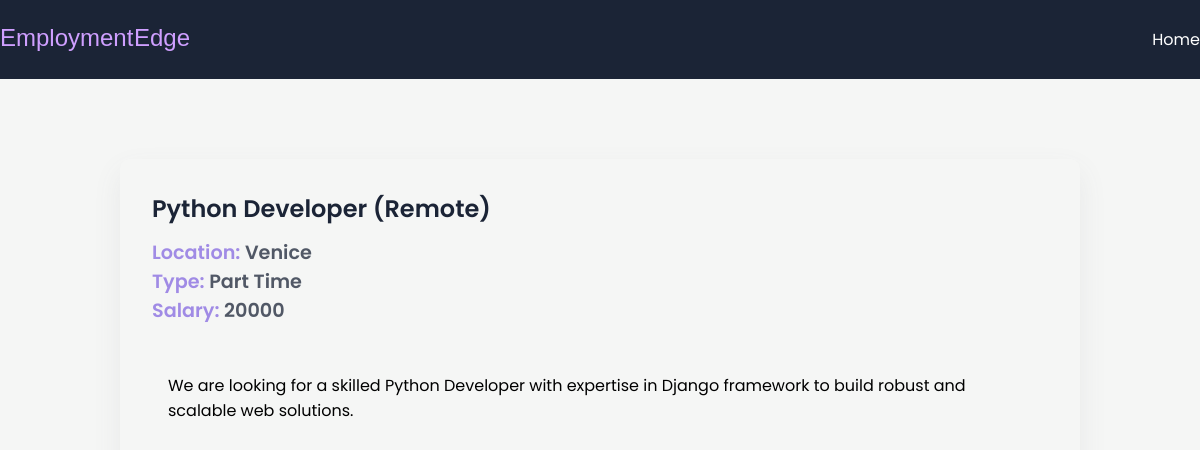
Screenshot of /job/12 with the database file from the repository.
### app/models.py (models this page shows, shortened)
class JobPost(models.Model):
    JOB_TYPE_CHOICES=[
        ('Full Time','Full Time'),
        ('Part Time','Part Time'),
        ('Contract','Contract'),
        ('Internship','Internship'),
        ('Freelance','Freelance'),
    ]
    title=models.CharField(max_length=50)
    description=models.TextField()
    date=models.DateTimeField(auto_now_add=True)
    expiry=models.DateField(null=True)
    salary=models.IntegerField()
    slug =models.SlugField(null=True,max_length=40,unique=True)
    location=models.OneToOneField(location,on_delete=models.CASCADE, null=True)
    author=models.ForeignKey(author,null=True,on_delete=models.CASCADE)
    skills=models.ManyToManyField(skills,)
    job_type=models.CharField(max_length=200,null=False,choices=JOB_TYPE_CHOICES)

class location(models.Model):
    street = models.CharField(max_length=100)
    city = models.CharField(max_length=100)
    state=models.CharField(max_length=100)
    country=models.CharField(max_length=100)
    zip=models.CharField(max_length=100)

### app/views.py (the view)
# urls.py: path("job/<int:id>",jobdetail,name='jobdetail'), #  would work
def jobdetail(request,id):
    if id==0:
        return redirect(reverse('alljobs'))
    data=JobPost.objects.get(id=id)
    context={'data':data}
    return render(request,'app/jobdetail.html',context=context)

### app/templates/app/jobdetail.html (shortened to what this page needs)
{% extends 'base.html' %}
{% block content %}
<section>
  <div class="container">
    <div class="view-post">
      <h1 class="jobtitle">
         {{ data.title }}
      </h1>
      <p class="location it">Location: <span> {{data.location.city}}</span></p>
      <p class="status it">Type: <span> {{data.job_type}}</span></p>
      <p class="budget it">Salary: <span> {{data.salary}}</span></p>
      <div class="desc">
        <p class="details">
           {{data.description}}
        </p>
      </div>
    </div>
  </div>
</section>
{% endblock content %}

### app/static/app/style.css (style rules this page uses)
* { margin: 0; padding: 0; box-sizing: border-box; font-family: "Poppins", sans-serif; }
:root { --purple: #7e53c1; --lpurple: #a08be5; --card: #fdfdfd; --shadow: #64646f17 0px 12px 29px 0px; --nav: #1b2436; }
body { background: #f5f6f5; }
.container { max-width: 1200px; margin: auto; }
.view-post { width: 80%; border-radius: 10px; box-shadow: var(--shadow); margin: 5em auto; padding: 2em; }
.desc { max-height: 300px; overflow-y: scroll; margin: 2em 0; padding: 1em; }
.jobtitle { font-size: 1.5rem; color: var(--nav); font-weight: 600; margin-bottom: 0.5em; }
.it { font-size: 1.2rem; font-weight: 600; color: var(--lpurple); }
.it span { color: #1b2436c0; }

### rows the page displays
JobPost: title "Python Developer (Remote)", location.city "Venice", job_type "Part Time", salary "20000", description "We are looking for a skilled Python Developer with expertise in Django framework to build robust and scalable web solutions."
